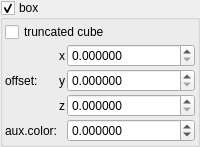
    <widget class="MyGroupBox" name="groupCheck_transf_function_enabledD_false">
     <property name="title">
      <string>box&amp;</string>
     </property>
     <property name="checkable">
      <bool>true</bool>
     </property>
     <layout class="QVBoxLayout" name="verticalLayout_17" stretch="0,0">
      <property name="spacing">
       <number>2</number>
      </property>
      <property name="leftMargin">
       <number>2</number>
      </property>
      <property name="topMargin">
       <number>2</number>
      </property>
      <property name="rightMargin">
       <number>2</number>
      </property>
      <property name="bottomMargin">
       <number>2</number>
      </property>
      <item>
       <widget class="MyCheckBox" name="checkBox_transf_function_enabledJ_false">
        <property name="text">
         <string notr="true">truncated cube</string>
        </property>
       </widget>
      </item>
      <item>
       <layout class="QGridLayout" name="gridLayout_24" columnstretch="0,0,1">
        <property name="spacing">
         <number>2</number>
        </property>
        <item row="0" column="2">
         <widget class="MyDoubleSpinBox" name="spinbox3_transf_addition_constant_0555_x">
          <property name="sizePolicy">
           <sizepolicy hsizetype="Minimum" vsizetype="Maximum">
            <horstretch>0</horstretch>
            <verstretch>0</verstretch>
           </sizepolicy>
          </property>
          <property name="prefix">
           <string/>
          </property>
          <property name="suffix">
           <string/>
          </property>
          <property name="decimals">
           <number>6</number>
          </property>
          <property name="minimum">
           <double>0.000000000000000</double>
          </property>
          <property name="maximum">
           <double>99.989999999999995</double>
          </property>
          <property name="singleStep">
           <double>0.100000000000000</double>
          </property>
         </widget>
        </item>
        <item row="3" column="0">
         <widget class="QLabel" name="label_131">
          <property name="text">
           <string>aux.color:</string>
          </property>
         </widget>
        </item>
        <item row="0" column="1">
         <widget class="QLabel" name="label_133">
          <property name="sizePolicy">
           <sizepolicy hsizetype="Preferred" vsizetype="Preferred">
            <horstretch>0</horstretch>
            <verstretch>0</verstretch>
           </sizepolicy>
          </property>
          <property name="text">
           <string notr="true">x</string>
          </property>
          <property name="alignment">
           <set>Qt::AlignRight|Qt::AlignTrailing|Qt::AlignVCenter</set>
          </property>
         </widget>
        </item>
        <item row="2" column="1">
         <widget class="QLabel" name="label_129">
          <property name="sizePolicy">
           <sizepolicy hsizetype="Preferred" vsizetype="Preferred">
            <horstretch>0</horstretch>
            <verstretch>0</verstretch>
           </sizepolicy>
          </property>
          <property name="text">
           <string notr="true">z</string>
          </property>
          <property name="alignment">
           <set>Qt::AlignRight|Qt::AlignTrailing|Qt::AlignVCenter</set>
          </property>
         </widget>
        </item>
        <item row="1" column="2">
         <widget class="MyDoubleSpinBox" name="spinbox3_transf_addition_constant_0555_y">
          <property name="sizePolicy">
           <sizepolicy hsizetype="Minimum" vsizetype="Maximum">
            <horstretch>0</horstretch>
            <verstretch>0</verstretch>
           </sizepolicy>
          </property>
          <property name="prefix">
           <string/>
          </property>
          <property name="suffix">
           <string/>
          </property>
          <property name="decimals">
           <number>6</number>
          </property>
          <property name="minimum">
           <double>0.000000000000000</double>
          </property>
          <property name="maximum">
           <double>99.989999999999995</double>
          </property>
          <property name="singleStep">
           <double>0.100000000000000</double>
          </property>
         </widget>
        </item>
        <item row="1" column="1">
         <widget class="QLabel" name="label_126">
          <property name="sizePolicy">
           <sizepolicy hsizetype="Preferred" vsizetype="Preferred">
            <horstretch>0</horstretch>
            <verstretch>0</verstretch>
           </sizepolicy>
          </property>
          <property name="text">
           <string notr="true">y</string>
          </property>
          <property name="alignment">
           <set>Qt::AlignRight|Qt::AlignTrailing|Qt::AlignVCenter</set>
          </property>
         </widget>
        </item>
        <item row="1" column="0">
         <widget class="QLabel" name="label_132">
          <property name="text">
           <string>offset:</string>
          </property>
         </widget>
        </item>
        <item row="2" column="2">
         <widget class="MyDoubleSpinBox" name="spinbox3_transf_addition_constant_0555_z">
          <property name="sizePolicy">
           <sizepolicy hsizetype="Minimum" vsizetype="Maximum">
            <horstretch>0</horstretch>
            <verstretch>0</verstretch>
           </sizepolicy>
          </property>
          <property name="prefix">
           <string/>
          </property>
          <property name="suffix">
           <string/>
          </property>
          <property name="decimals">
           <number>6</number>
          </property>
          <property name="minimum">
           <double>0.000000000000000</double>
          </property>
          <property name="maximum">
           <double>99.989999999999995</double>
          </property>
          <property name="singleStep">
           <double>0.100000000000000</double>
          </property>
         </widget>
        </item>
        <item row="3" column="2">
         <widget class="MyDoubleSpinBox" name="spinbox_transf_offset_4">
          <property name="sizePolicy">
           <sizepolicy hsizetype="Minimum" vsizetype="Maximum">
            <horstretch>0</horstretch>
            <verstretch>0</verstretch>
           </sizepolicy>
          </property>
          <property name="prefix">
           <string/>
          </property>
          <property name="suffix">
           <string/>
          </property>
          <property name="decimals">
           <number>6</number>
          </property>
          <property name="minimum">
           <double>-99.998999999999995</double>
          </property>
          <property name="maximum">
           <double>99.998999999999995</double>
          </property>
          <property name="singleStep">
           <double>0.100000000000000</double>
          </property>
         </widget>
        </item>
       </layout>
      </item>
     </layout>
    </widget>
